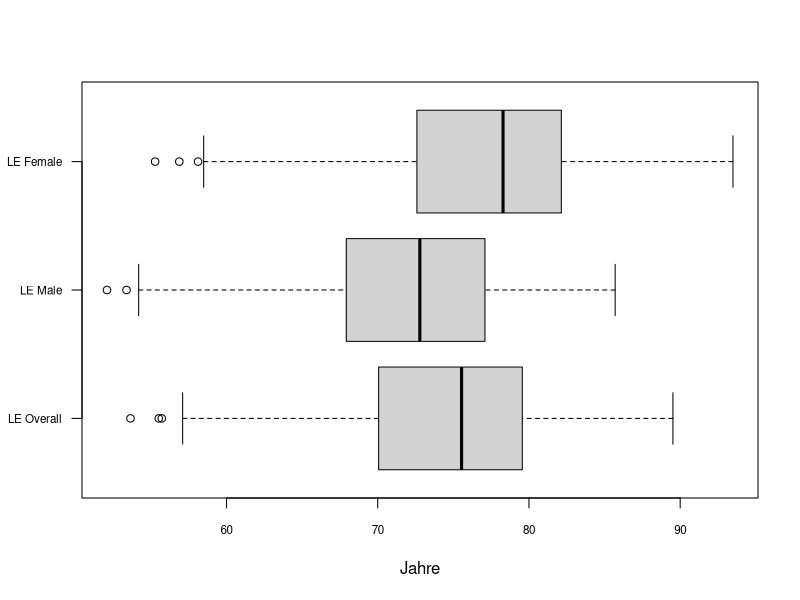
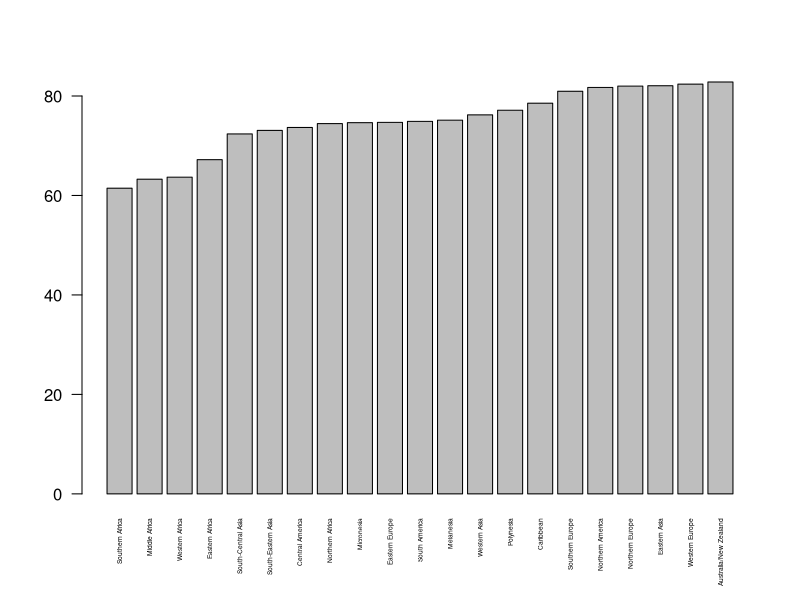

The R source for these figures, in order:
# setwd("C:/Users/lisah/Documents/GitHub/fallstudien/Projekt 1")
data = read.csv("census_2022_2002.csv")
data22 = data[data$Year == 2022,]
apply(data22, 2, unique)

boxplot(data22[,3],data22[,4],data22[,5], horizontal = T, 
        names = c("LE Overall","LE Male","LE Female"), las = 1, cex.axis = 0.7,
        xlab = "Jahre")

tapply(data22$Life_Expectancy_Overall,data22$Region,mean, na.rm = T)

barplot( sort(
  tapply(data22$Life_Expectancy_Overall,data22$Subregion,median, na.rm = T)
), las = 2, cex.names = 0.4
)

### 